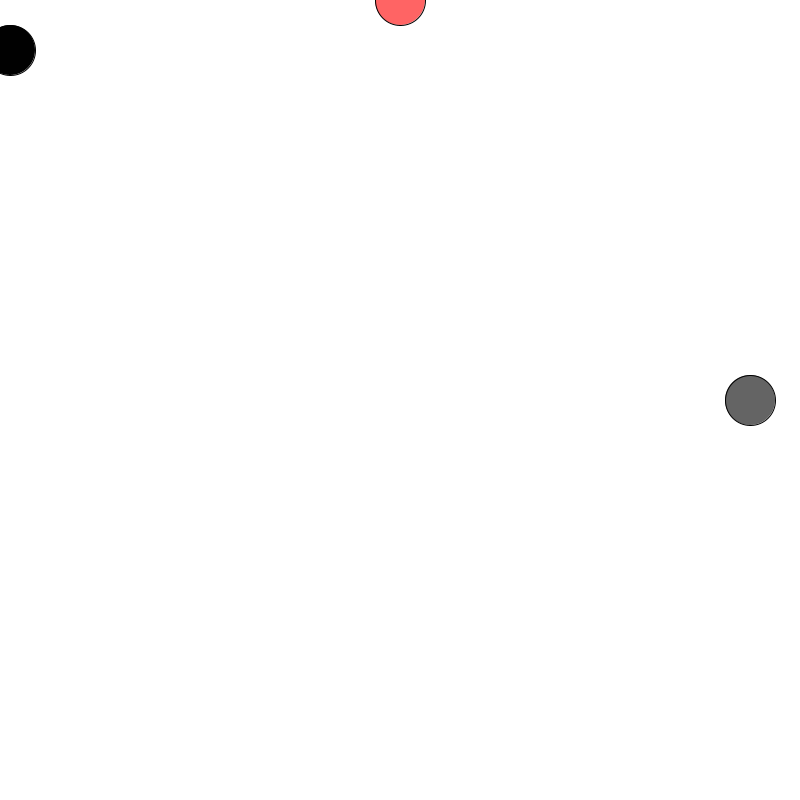
Frame 1 (no input)
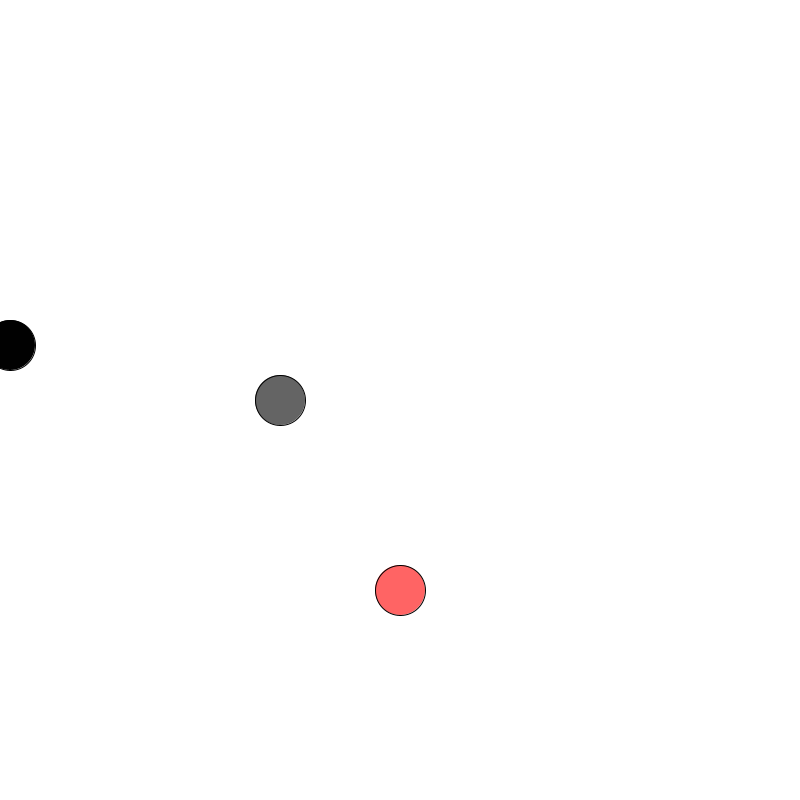
Frame 60 (the mouse pressed at the canvas centre just before this capture)
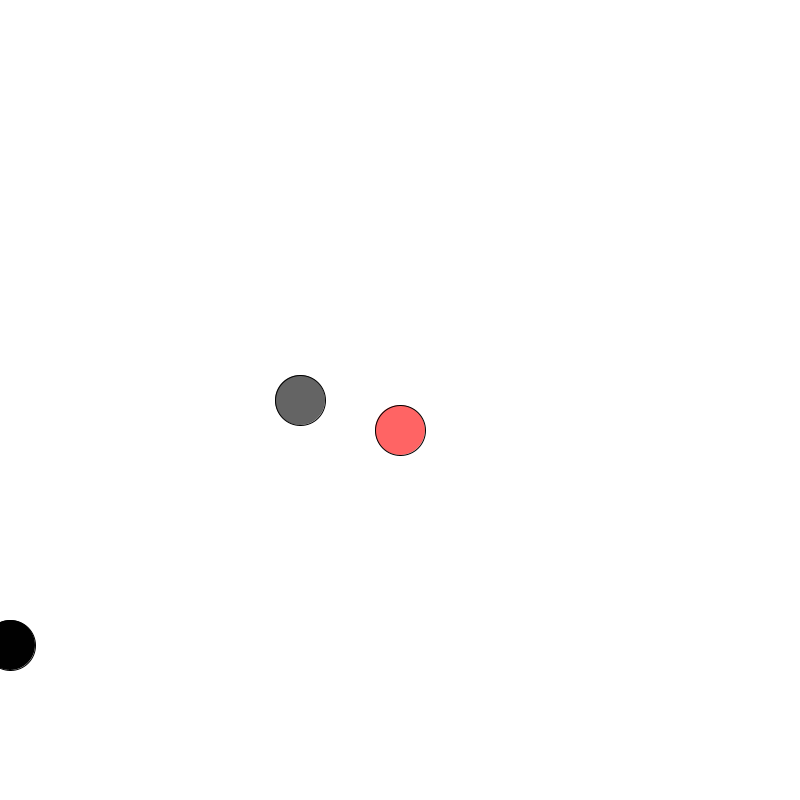
Frame 120 (the mouse held since frame 60 and released just before this capture)

The Processing sketch that drew these frames (run headless with seeded random() and noise(); from frame 60 on, the mouse is pressed at the canvas centre):

// Processing sketch: Herencia
// ── Herencia.pde
Gato myCat;
Perro myDog;
Elefante myEleph;

void setup(){
  size(800,800);
  frameRate(180);
  myDog = new Perro(color(1,1,1),10,50,5,10);
  myCat = new Gato(color(255,100,100),width/2,0,10,10);
  myEleph = new Elefante(color(100),width-50,height/2,10,10);
}

void draw(){
  background(255);
  
  myDog.display();
  myDog.run();
  myDog.ladrar();
  
  myCat.display();
  myCat.run();
  myCat.maullar();
  
  myEleph.display();
  myEleph.caminarDeLado();
  
  delay(5);
  
}

class Mamifero{
 
  color C;
  float PosX;
  float PosY;
  float Speed;
  
  Mamifero(color C, float PosX, float PosY, float Speed){
    this.C = C;
    this.PosX = PosX;
    this.PosY = PosY;
    this.Speed = Speed;
  }
  
  void display(){
    stroke(0);
    fill(C);
    ellipse(PosX,PosY,50,50);
  }
  
  void run(){
   PosY += Speed;
   if(PosY > height || PosY < 0){
    Speed *= -1; 
   }
  }  
}

class Perro extends Mamifero{
  float lengthTail;
  Perro(color C, float PosX, float PosY, float Speed, float lengthTail){
    super(C, PosX, PosY, Speed);
    this.lengthTail = lengthTail;
  }
  
  void ladrar(){
    println("Wow");
  }
}

class Gato extends Mamifero{
  float lengthNails;
  Gato(color C, float PosX, float PosY, float Speed, float lengthNails){
    super(C, PosX, PosY, Speed);
    this.lengthNails = lengthNails;
  }
  
  void maullar(){
    println("Meow");
  }
}

class Elefante extends Mamifero{
  float lengthTail;
  Elefante(color C, float PosX, float PosY, float Speed, float lengthTail){
    super(C, PosX, PosY, Speed);
    this.lengthTail = lengthTail;
  }
  
  void caminarDeLado(){
    PosX+=Speed;
    if(PosX > width || PosX < 0){
      Speed *= -1; 
   }
  }
}
